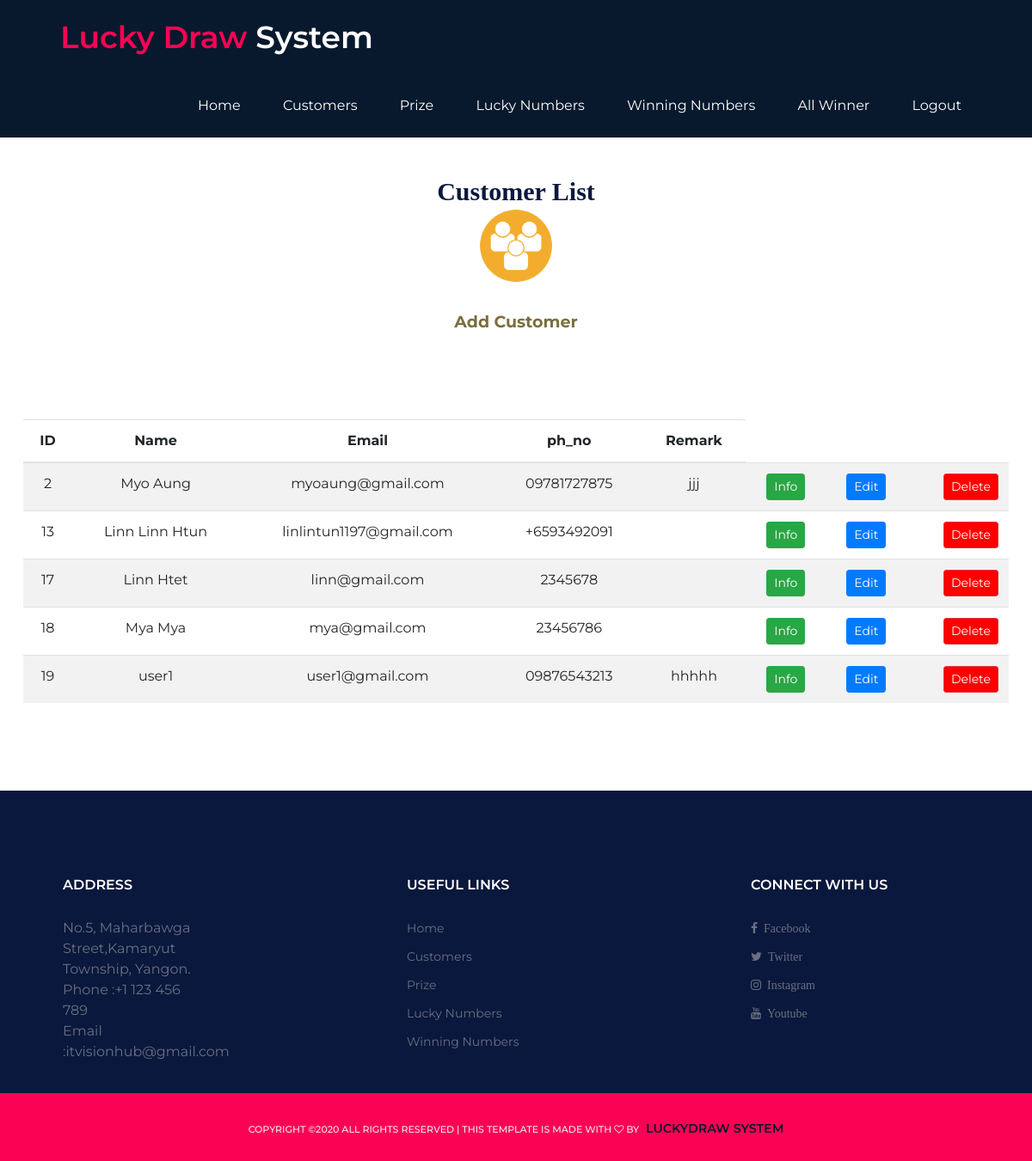
The app's page /customer_list.php (signed in) with its own data.
### tables this page shows
CREATE TABLE `customers` (
  `id` int(11) NOT NULL,
  `name` varchar(255) NOT NULL,
  `email` varchar(255) NOT NULL,
  `ph_no` varchar(255) NOT NULL,
  `profile_image` varchar(255) NOT NULL,
  `remark` varchar(255) NOT NULL,
  `pass` varchar(255) NOT NULL,
  `created_date` datetime DEFAULT NULL,
  `updated_date` datetime DEFAULT NULL
);

### inc/functions.php (called while the page is built, shortened)
<?php
function get_customer_list(){
    include 'inc/connection.php';
    try{
        $sql = 'SELECT * FROM customers';
        $stmt = $conn->query($sql);
        $stmt->execute();
        $result = $stmt->fetchAll(PDO::FETCH_ASSOC);
        return $result;
    }
    catch(Exception $e){
        echo "Error!:" . $e->getMessage() . "</br>";
        return array();
    }
}
?>

### customer_list.php (the view, shortened to what this page needs)
<?php
$auth = isset($_SESSION['auth']);
if($auth) {
include "inc/header.php";
include "inc/functions.php";
?>
<link rel="stylesheet" href="main.css">
<section class="main_section">
    <div class="container hero-section">
        <div class="row">
            <div class="col-md-12 text-center">
                <h3 class="add-project mt-custom">Customer List</h3>
                <a href="customer.php" class="action_link">
                    <div class="action_icon">
                    <img src="img/users-256.png" alt="project list icon" class="img-fluid img-margin">
                       Add Customer
                    </div>
                </a>
                <div class="table-responsive">
                <table class="table table-striped" id="myTable">
                    <thead>
                        <tr>
                        <th scope="col">ID</th>
                        <th scope="col">Name</th>
                        <th scope="col">Email</th>
                        <th scope="col">ph_no</th>
                        <th scope="col">Remark</th>
                        </tr>
                    </thead>
                    <tbody>
                        <?php
                        foreach (get_customer_list() as $item) {
                        ?>
                      <tr>
                        <td><?php echo $item['id']; ?></td>
                        <td><?php echo $item['name']; ?></td>
                        <td><?php echo $item['email']; ?></td>
                        <td><?php echo $item['ph_no']; ?></td>
                        <td><?php echo $item['remark']; ?></td>
                        <td><?php echo '<a href="" class="btn btn-success btn-sm" data-toggle="modal" data-target="#modalRelatedContent" data-id="'. $item['id'] .'" data-image="'. $item['profile_image'] .'" data-name="'. $item['name'] .'" data-email="'.$item['email'].'" data-ph_no="'.$item['ph_no'].'" data-remark="'.$item['remark'].'">Info</a>'?></td>
                            <?php
                            echo "<td><a class='btn btn-primary btn-sm' href='customer.php?id=" . $item['id'] . "'>Edit</a>";
                            echo "</td>";
                            echo "<td><form method='post' action='customer_list.php' class='d-inline float-right' onsubmit=\"return confirm('Are you sure you want to delete this project?');\">";
                            echo "<input type='submit' class='btn btn-danger btn-sm' value='Delete'>";
                            echo "</form>";
                            echo "</td>";
                            echo "</tr>";
                            ?>
                    <?php
                          }
                    ?>
                              </tbody>
                          </table>
                      </div>
                      </div>
                  </div>
              </div>
</section>
<?php
}
else {
    header('location:login-form.php');
}
include "inc/footer.php";
?>

### css/style.css (style rules this page uses)
html, body { height: 100%; font-family: "Montserrat", sans-serif; -webkit-font-smoothing: antialiased; font-smoothing: antialiased; }
h1, h2, h3, h4, h5, h6 { margin: 0; color: #0a183d; font-weight: 600; line-height: 1; }
h3 { font-size: 30px; }
img { max-width: 100%; }
.text-white h1, .text-white h2, .text-white h3, .text-white h4, .text-white h5, .text-white h6, .text-white p, .text-white span, .text-white li, .text-white a, { color: #fff; }
.hero-section { padding-top: 86px; overflow: hidden; }
h3 { font-family: "Times New Roman", Times, serif; }
.btn-danger { background: red !important; }
.action_icon { width: 150px; height: 150px; border-radius: 50%; margin: 0 auto; }
.action_link { text-decoration: none !important; font-size: 19px; font-weight: bold; color: #7c6d3d !important; }
.action_icon img { width: 100%; padding: 28px; }
.table { margin-top: 100px; }
.img-margin { padding-top: 1px !important; }

### css/responsive.css (style rules this page uses)
@media (min-width: 1200px) { .container { max-width: 1176px; padding: 120px 0 86px; } }
@media only screen and (min-width: 992px) and (max-width: 1340px) { .mt-custom { padding-top: 88px; } }

### records on screen
customers: id "2", name "Myo Aung", email "myoaung@gmail.com", ph_no "09781727875", remark "jjj"
customers: id "13", name "Linn Linn Htun", email "linlintun1197@gmail.com", ph_no "+6593492091"
customers: id "17", name "Linn Htet", email "linn@gmail.com", ph_no "2345678"
customers: id "18", name "Mya Mya", email "mya@gmail.com", ph_no "23456786"
customers: id "19", name "user1", email "user1@gmail.com", ph_no "09876543213", remark "hhhhh"
